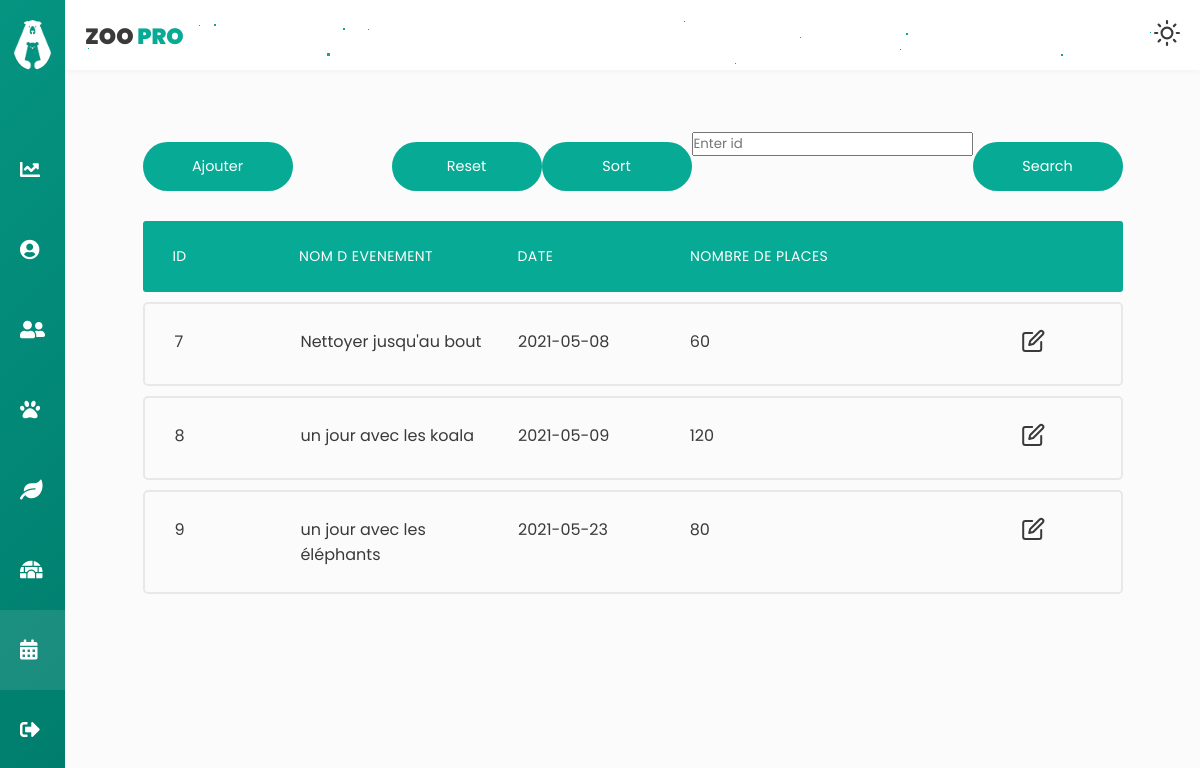
The page /evenement/afficherList (signed in) on the database its author committed.
### tables this page shows
CREATE TABLE `event` (
  `id` int(11) NOT NULL,
  `nom_event` varchar(50) NOT NULL,
  `date` date NOT NULL,
  `nbre_place` int(11) NOT NULL,
  `photo` varchar(255) NOT NULL,
  `description` varchar(255) NOT NULL
);

### app/libraries/Core.php (called while the page is built, shortened)
<?php
  class Core {
    protected $currentMethod = 'index';
    public function __construct(){
      $url = $this->getUrl();
      if(isset($url[0])){
      if(file_exists('../app/controllers/' . ucwords($url[0]). '.php')){
        unset($url[0]);
      }
    }
      $this->currentController = new $this->currentController;
      if(isset($url[1])){
        if(method_exists($this->currentController, $url[1])){
          $this->currentMethod = $url[1];
          unset($url[1]);
        }
      }
      $this->params = $url ? array_values($url) : [];
      call_user_func_array([$this->currentController, $this->currentMethod], $this->params);
    }
    public function getUrl(){
      if(isset($_GET['url'])){
        $url = rtrim($_GET['url'], '/');
        $url = filter_var($url, FILTER_SANITIZE_URL);
        $url = explode('/', $url);
        return $url;
      }
    }
  }

### app/require.php (called while the page is built, shortened)
<?php
    require_once 'libraries/Core.php';
    require_once 'libraries/Controller.php';
    require_once 'libraries/Database.php';
    $init = new Core();

### public/index.php (called while the page is built)
<?php
    require_once '../app/require.php';

### app/libraries/Database.php (called while the page is built, shortened)
<?php
    class Database {
        private $dbHost = DB_HOST;
        private $dbUser = DB_USER;
        private $dbPass = DB_PASS;
        private $dbName = DB_NAME;
        private $statement;
        private $dbHandler;
        public function __construct() {
            $conn = 'mysql:host=' . $this->dbHost . ';dbname=' . $this->dbName;
            $options = array(
                PDO::ATTR_PERSISTENT => true,
                PDO::ATTR_ERRMODE => PDO::ERRMODE_EXCEPTION
            );
            try {
                $this->dbHandler = new PDO($conn, $this->dbUser, $this->dbPass, $options);
            } catch (PDOException $e) {
                $this->error = $e->getMessage();
                echo $this->error;
            }
        }
        public function query($sql) {
            $this->statement = $this->dbHandler->prepare($sql);
        }
        public function execute() {
            return $this->statement->execute();
        }
        public function resultSet() {
            $this->execute();
            return $this->statement->fetchAll();
        }
    }

### app/models/evenements.php (called while the page is built, shortened)
<?php
class evenements
{
    private $db;
    public function __construct()
    {
        $this->db = new Database;
    }
    public function afficher(){
        $this->db->query('SELECT * FROM event');
        return $this->db->resultSet();
    }
    public function getnbSup()
    {
        $this->db->query('SELECT count(*) FROM event WHERE nbre_place >= 100');
        return $this->db->resultSet();
    }
    public function getnbInf()
    {
        $this->db->query('SELECT count(*) FROM event WHERE nbre_place < 100');
        return $this->db->resultSet();
    }
}

### app/controllers/evenement.php (the view, shortened to what this page needs)
<?php
class evenement extends Controller
{
    public function __construct()
    {
        $this->eventModel = $this->model('evenements');
    }
    public function afficherList($error = '')
    {
        $tab = $this->eventModel->afficher();
        $data = [
            'tab' => '',
            'errorAdd' => '',
            'sup' => '',
            'inf' => ''
        ];
        foreach ($tab as $key => $value) {
            $data['tab'] .= '<li class="table-row">
            <div class="col col-1" data-label="ID">' . $value[0] . '</div>
            <div class="col col-2" data-label="NOM D EVENEMENT">' . $value[1] . '</div>
            <div class="col col-3" data-label="DATE">' . $value[2] . '</div>
            <div class="col col-4" data-label="NOMBRE DE PLACES">' . $value[3] . '</div>
            <div class="col col-5">
                <div class="col-buttons">
                    <button class="tab-btn"><i data-feather="edit"></i></button>
                </div>
            </div>
        </li>';
        }
    }
}

### public/css/event.css (style rules this page uses)
.col-buttons { display: -webkit-box; display: -ms-flexbox; display: flex; -webkit-box-pack: end; -ms-flex-pack: end; justify-content: flex-end; -webkit-box-align: center; -ms-flex-align: center; align-items: center; -webkit-transform: translate(-50%, 0); transform: translate(-50%, 0); }
.responsive-table li { border-radius: 3px; padding: 25px 30px; display: -webkit-box; display: -ms-flexbox; display: flex; -webkit-box-pack: justify; -ms-flex-pack: justify; justify-content: space-between; margin-bottom: 10px; color: var(--tc); }
.responsive-table .table-row { background-color: transparent; border-radius: 5px; border: solid 2px #e8e8e9; }
.responsive-table .col-1 { -ms-flex-preferred-size: 10%; flex-basis: 10%; }
.responsive-table .col-2 { -ms-flex-preferred-size: 20%; flex-basis: 20%; }
.responsive-table .col-3 { -ms-flex-preferred-size: 15%; flex-basis: 15%; }
.responsive-table .col-4 { -ms-flex-preferred-size: 30%; flex-basis: 30%; }
.responsive-table .col-5 { -ms-flex-preferred-size: 10%; flex-basis: 10%; }
.tab-btn { cursor: pointer; background: transparent; color: var(--tc); border: 0; outline: none; }

### rows shown on the page
event: id "7", nom_event "Nettoyer jusqu'au bout", date "2021-05-08", nbre_place "60"
event: id "8", nom_event "un jour avec les koala", date "2021-05-09", nbre_place "120"
event: id "9", nom_event "un jour avec les éléphants", date "2021-05-23", nbre_place "80"
